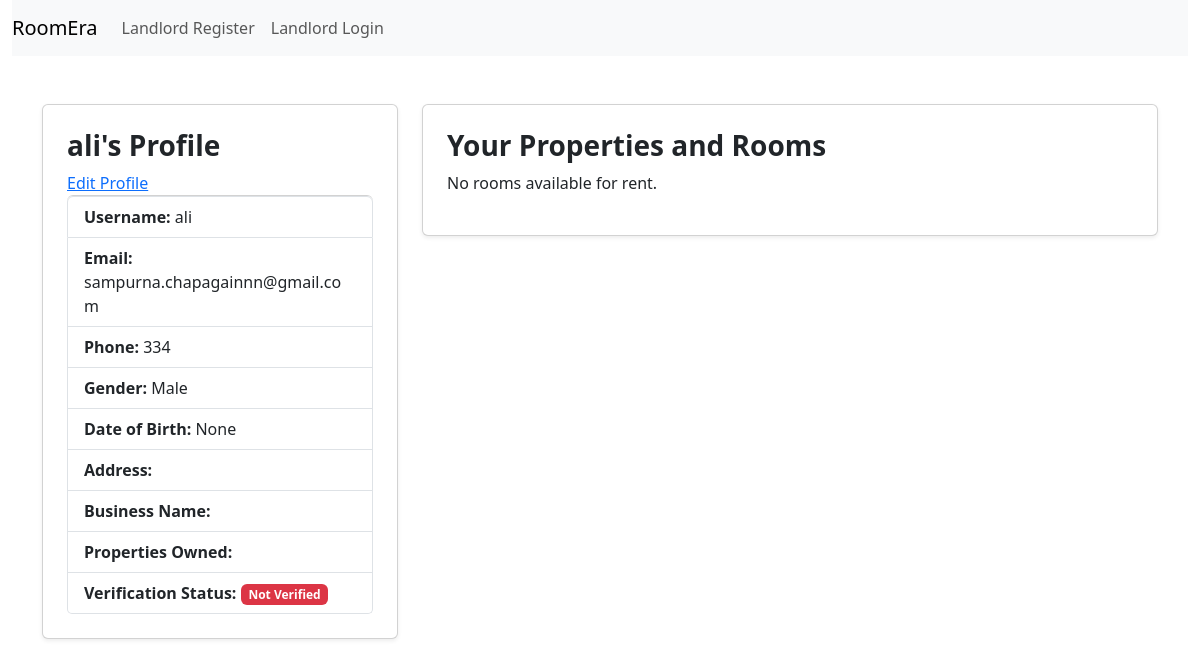
The page /landlord/ali-1739724861/ on the database as committed earlier.
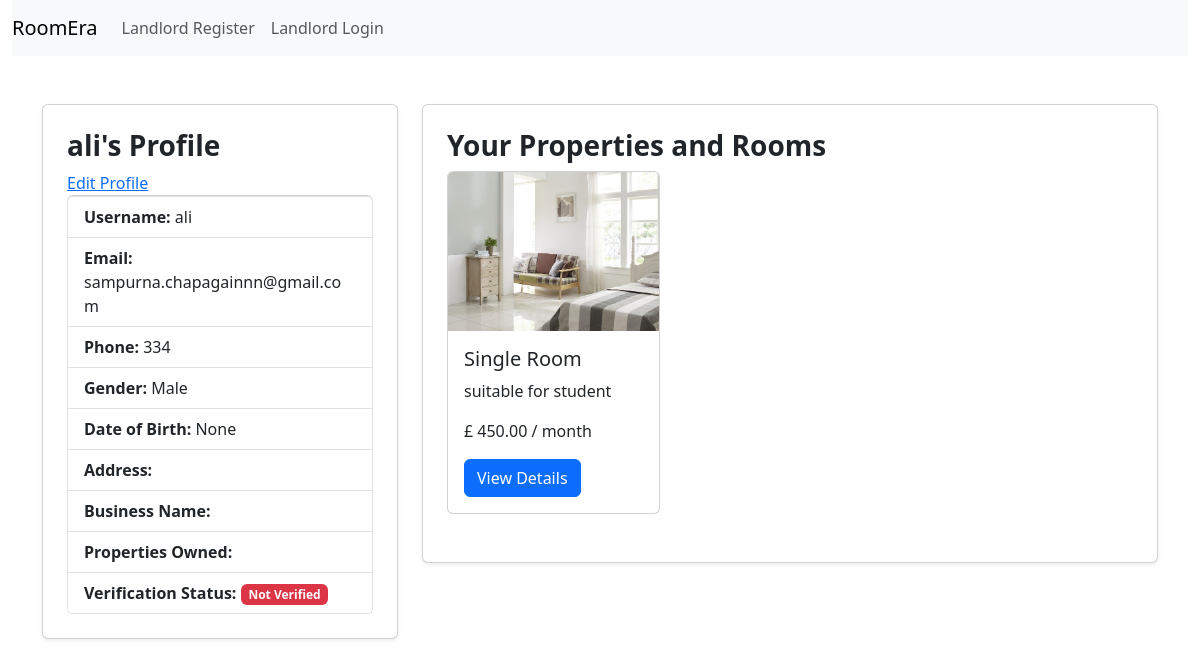
The same page on the database as committed later.
### landlord_property/models.py (models this page shows, shortened)
class Room(models.Model):
    property=models.ForeignKey(Property, on_delete=models.CASCADE, related_name="rooms")
    title=models.CharField(max_length=100)
    description=models.TextField()
    rent_price=models.DecimalField(max_digits=10, decimal_places=2)
    max_occupancy=models.IntegerField()
    is_available=models.BooleanField(default=True)
    is_featured=models.BooleanField(default=False)
    created_at=models.DateTimeField(auto_now_add=True)

class RoomImage(models.Model):
    room=models.ForeignKey(Room, on_delete=models.CASCADE, related_name="images")
    image=models.ImageField(upload_to="room_images/")
    uploaded_at=models.DateTimeField(auto_now_add=True)

### landlord_account/views.py (the view)
# urls.py: path('<slug:slug>/', landlord_dashboard, name='landlord_dashboard'),
def landlord_dashboard(request, slug):
    landlord_user=get_object_or_404(CustomUser, slug=slug, is_landlord=True)
    landlord_profile = LandlordProfile.objects.get(user=landlord_user)
    properties = Property.objects.filter(landlord=landlord_profile)
    rooms = []
    for property in properties:
        rooms.extend(Room.objects.filter(property=property))
    return render(request, 'landlord_account/landlord_dashboard.html', {
        'landlord_profile': landlord_profile,
        'properties': properties,
        'rooms': rooms
    })

### landlord_property/context_processors.py (called while the page is built)
def landlord_properties(request):
    if request.user.is_authenticated and hasattr(request.user, 'landlord_profile'):
        properties = Property.objects.filter(landlord=request.user.landlord_profile)
        return {'properties': properties}  # Makes properties available in all templates
    return {'properties': None}

### landlord_account/templates/landlord_account/landlord_dashboard.html (shortened to what this page needs)
{% extends 'landlord_account/main.html' %}
{% block content %}
<div class="container mt-5">
  <div class="row">
    <div class="col-md-4">
      <div class="card shadow-sm p-4">
        <h3 class="fw-bold">{{ landlord_profile.user.username }}'s Profile</h3>
        <a href="{% url 'landlord_account:landlord_edit' landlord_profile.id %}">Edit Profile</a>
        <ul class="list-group">
          <li class="list-group-item"><strong>Username:</strong> {{ landlord_profile.user.username }}</li>
          <li class="list-group-item"><strong>Email:</strong> {{ landlord_profile.user.email }}</li>
          <li class="list-group-item"><strong>Phone:</strong> {{ landlord_profile.user.phone }}</li>
          <li class="list-group-item"><strong>Gender:</strong> {{ landlord_profile.user.get_gender_display }}</li>
          <li class="list-group-item"><strong>Date of Birth:</strong> {{ landlord_profile.user.date_of_birth }}</li>
          <li class="list-group-item"><strong>Address:</strong> {{ landlord_profile.user.address }}</li>
          <li class="list-group-item">
            <strong>Business Name:</strong> {{ landlord_profile.business_name }}
          </li>
          <li class="list-group-item">
            <strong>Properties Owned:</strong> {{ landlord_profile.properties_owned }}
          </li>
          <li class="list-group-item">
            <strong>Verification Status:</strong>
            {% if landlord_profile.is_verified %}
              <span class="badge bg-success">Verified</span>
            {% else %}
              <span class="badge bg-danger">Not Verified</span>
            {% endif %}
          </li>
        </ul>
      </div>
    </div>
    <div class="col-md-8">
      <div class="card shadow-sm p-4">
        <h3 class="fw-bold">Your Properties and Rooms</h3>
        {% if rooms %}
          <div class="row">
            {% for room in rooms %}
            <div class="col-md-4">
              <div class="card mb-4">
                <img src="{{ room.images.first.image.url }}" class="card-img-top" alt="{{ room.title }}">
                <div class="card-body">
                  <h5 class="card-title">{{ room.title }}</h5>
                  <p class="card-text">{{ room.description|truncatewords:15 }}</p>
                  <p class="card-text">£ {{ room.rent_price }} / month</p>
                  <a href="{% url 'landlord_property:room_detail' room.id %}" class="btn btn-primary">View Details</a>
                </div>
              </div>
            </div>
            {% endfor %}
          </div>
        {% else %}
          <p>No rooms available for rent.</p>
        {% endif %}
      </div>
    </div>
  </div>
</div>
{% endblock %}

Rows that differ between the two databases and show on the page:
added Room: images.first.image (picture), title "Single Room", description "suitable for student", rent_price "450.00"
Other text that changed with them:
text no longer shown: "No rooms available for rent."
